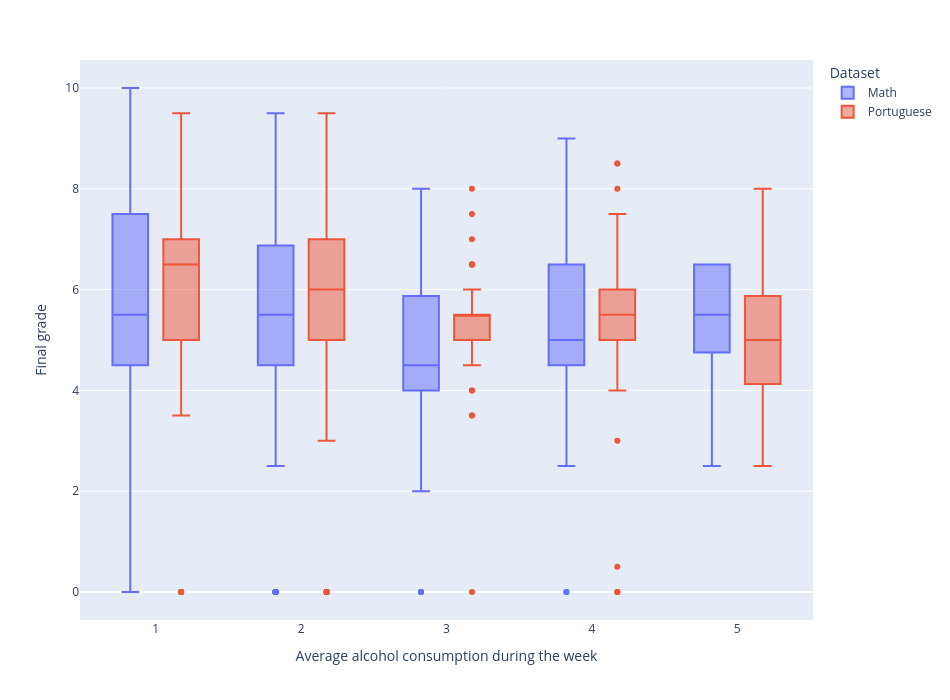

The notebook cell this image was saved under:
### Markdown cell above
## Alcohol consumption and final grades

### Code cell
#| class: col-page-right
%run ../plots/alcohol_consumption_plot.ipynb

### Figure 1 — Plotly figure (JSON) as saved in the notebook; plotly's stock layout.template omitted (floating-point values rounded to 4 significant figures; data arrays with more than 128 entries replaced by an {"elided": "..."} marker saying what was removed)
{"data": [{"alignmentgroup": "True", "hovertemplate": "Dataset=Math<br>Average alcohol consumption during the week=%{x}<br>Final grade=%{y}<extra></extra>", "legendgroup": "Math", "marker": {"color": "#636efa"}, "name": "Math", "notched": false, "offsetgroup": "Math", "orientation": "v", "showlegend": true, "type": "box", "x": {"elided": "395 float values"}, "x0": " ", "xaxis": "x", "y": {"elided": "395 float values"}, "y0": " ", "yaxis": "y"}, {"alignmentgroup": "True", "hovertemplate": "Dataset=Portuguese<br>Average alcohol consumption during the week=%{x}<br>Final grade=%{y}<extra></extra>", "legendgroup": "Portuguese", "marker": {"color": "#EF553B"}, "name": "Portuguese", "notched": false, "offsetgroup": "Portuguese", "orientation": "v", "showlegend": true, "type": "box", "x": {"elided": "649 float values"}, "x0": " ", "xaxis": "x", "y": {"elided": "649 float values"}, "y0": " ", "yaxis": "y"}], "layout": {"boxmode": "group", "height": 700, "legend": {"title": {"text": "Dataset"}, "tracegroupgap": 0}, "margin": {"t": 60}, "width": 950, "xaxis": {"anchor": "y", "domain": [0, 1], "title": {"text": "Average alcohol consumption during the week"}}, "yaxis": {"anchor": "x", "domain": [0, 1], "title": {"text": "Final grade"}}}}
